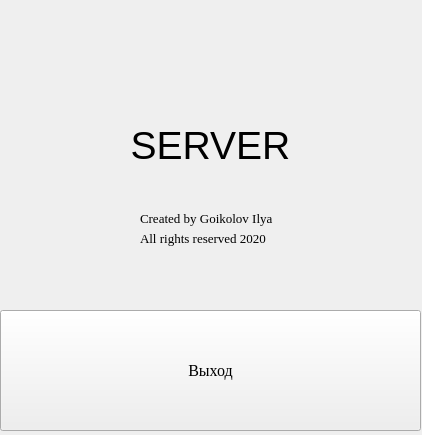
<?xml version="1.0" encoding="UTF-8"?>
<ui version="4.0">
 <class>TInterface</class>
 <widget class="QMainWindow" name="TInterface">
  <property name="geometry">
   <rect>
    <x>0</x>
    <y>0</y>
    <width>422</width>
    <height>435</height>
   </rect>
  </property>
  <property name="mouseTracking">
   <bool>false</bool>
  </property>
  <property name="windowTitle">
   <string>TInterface</string>
  </property>
  <widget class="QWidget" name="centralwidget">
   <widget class="QLabel" name="label_polinom">
    <property name="geometry">
     <rect>
      <x>150</x>
      <y>140</y>
      <width>260</width>
      <height>40</height>
     </rect>
    </property>
    <property name="font">
     <font>
      <pointsize>12</pointsize>
     </font>
    </property>
    <property name="text">
     <string/>
    </property>
    <property name="alignment">
     <set>Qt::AlignLeading|Qt::AlignLeft|Qt::AlignVCenter</set>
    </property>
   </widget>
   <widget class="QLabel" name="label_root2">
    <property name="geometry">
     <rect>
      <x>40</x>
      <y>340</y>
      <width>331</width>
      <height>21</height>
     </rect>
    </property>
    <property name="font">
     <font>
      <family>Times New Roman</family>
      <pointsize>12</pointsize>
     </font>
    </property>
    <property name="text">
     <string/>
    </property>
   </widget>
   <widget class="QLabel" name="label_root1">
    <property name="geometry">
     <rect>
      <x>80</x>
      <y>310</y>
      <width>331</width>
      <height>21</height>
     </rect>
    </property>
    <property name="font">
     <font>
      <family>Times New Roman</family>
      <pointsize>12</pointsize>
     </font>
    </property>
    <property name="text">
     <string/>
    </property>
   </widget>
   <widget class="QPushButton" name="pushButton_2">
    <property name="geometry">
     <rect>
      <x>0</x>
      <y>310</y>
      <width>421</width>
      <height>121</height>
     </rect>
    </property>
    <property name="font">
     <font>
      <family>Times New Roman</family>
      <pointsize>12</pointsize>
     </font>
    </property>
    <property name="cursor">
     <cursorShape>PointingHandCursor</cursorShape>
    </property>
    <property name="text">
     <string>Выход</string>
    </property>
   </widget>
   <widget class="QLabel" name="label">
    <property name="geometry">
     <rect>
      <x>140</x>
      <y>210</y>
      <width>141</width>
      <height>16</height>
     </rect>
    </property>
    <property name="font">
     <font>
      <family>Times New Roman</family>
      <pointsize>10</pointsize>
     </font>
    </property>
    <property name="text">
     <string>Created by Goikolov Ilya</string>
    </property>
   </widget>
   <widget class="QLabel" name="label_6">
    <property name="geometry">
     <rect>
      <x>140</x>
      <y>230</y>
      <width>141</width>
      <height>16</height>
     </rect>
    </property>
    <property name="font">
     <font>
      <family>Times New Roman</family>
      <pointsize>10</pointsize>
     </font>
    </property>
    <property name="text">
     <string>All rights reserved 2020</string>
    </property>
   </widget>
   <widget class="QLabel" name="label_4">
    <property name="geometry">
     <rect>
      <x>0</x>
      <y>80</y>
      <width>421</width>
      <height>131</height>
     </rect>
    </property>
    <property name="font">
     <font>
      <pointsize>29</pointsize>
     </font>
    </property>
    <property name="text">
     <string>SERVER</string>
    </property>
    <property name="alignment">
     <set>Qt::AlignCenter</set>
    </property>
   </widget>
  </widget>
 </widget>
 <resources/>
 <connections/>
</ui>
